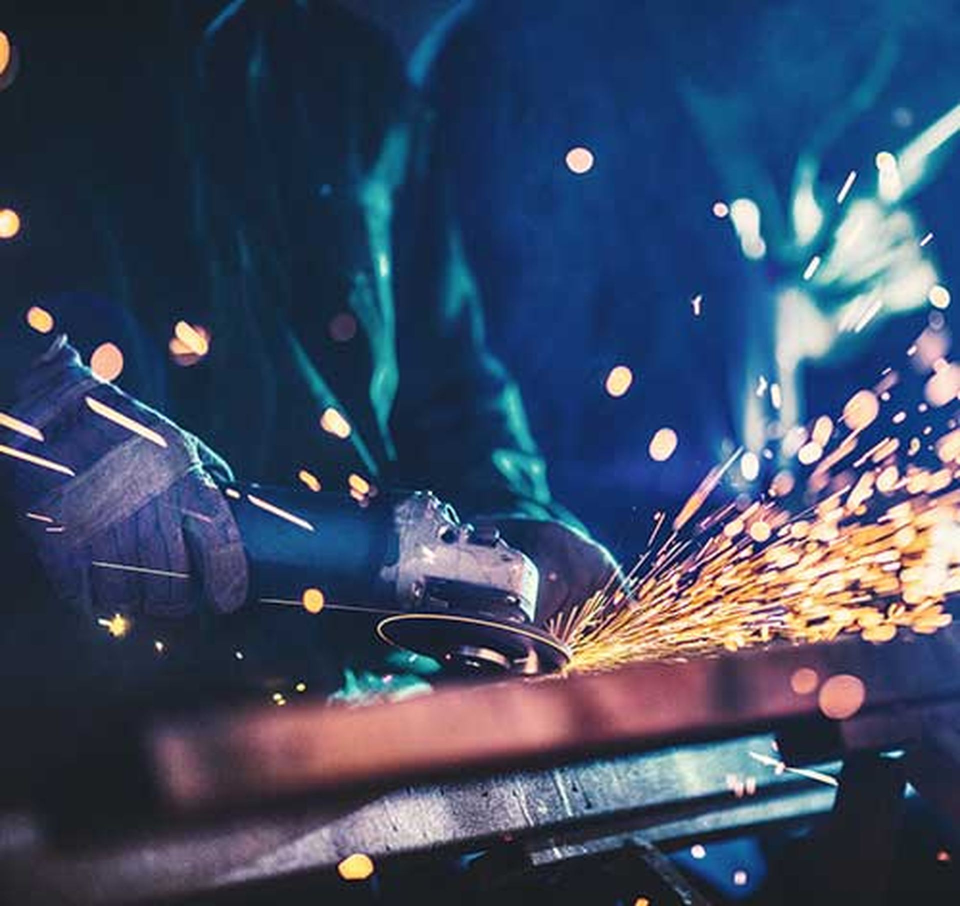
#> input picture ru/assets/images/home/hero-bg-1920.jpg, 1920 x 1812 px, found by its file name (shown at 1/2 size)
$ python patch_og_share_meta.py
#> lines starting #> are read from the running program, lines starting #| are printed output that depends on the picture
#> in make_share_image, src is the input picture: PIL image 1920x1812 RGB; mean R, G, B 61.3, 74.5, 99.8
#!/usr/bin/env python3
"""Generate full-bleed OG share JPGs and patch TR/RU HTML Open Graph / Twitter meta."""
from __future__ import annotations

import re
from pathlib import Path

from PIL import Image

ROOT = Path(__file__).resolve().parents[1]
IMAGES = ROOT / "assets" / "images"
PRODUCTS = IMAGES / "products"
SHARE = IMAGES / "og-cover.jpg"
SITE = "https://abralion.com"
DEFAULT_OG = f"{SITE}/assets/images/og-cover.jpg"
BG = (10, 10, 10)
W, H = 1200, 630

SKIP_NAMES = {"google", "yandex"}
OLD_DEFAULTS = (
    f"{SITE}/assets/images/abralion-disc.webp",
    f"{SITE}/assets/images/og-share.jpg",
    f"{SITE}/assets/images/og-share.jpg?v=2",
    f"{SITE}/assets/images/og-default.jpg",
)


def to_rgb(src: Image.Image) -> Image.Image:
    img = src.convert("RGBA") if src.mode in ("RGBA", "P") else src.convert("RGB")
    if img.mode == "RGBA":
        base = Image.new("RGB", img.size, BG)
        base.paste(img, mask=img.split()[-1])
        return base
    return img.convert("RGB")


def edge_is_uniform(img: Image.Image, edge: str, tol: int = 14) -> tuple[bool, tuple[int, int, int]]:
    px = img.load()
    w, h = img.size
    if edge == "top":
        samples = [px[x, 0] for x in range(0, w, max(1, w // 80))]
    elif edge == "bottom":
        samples = [px[x, h - 1] for x in range(0, w, max(1, w // 80))]
    elif edge == "left":
        samples = [px[0, y] for y in range(0, h, max(1, h // 80))]
    else:
        samples = [px[w - 1, y] for y in range(0, h, max(1, h // 80))]
    r0, g0, b0 = samples[0]
    for r, g, b in samples[1:]:
        if abs(r - r0) > tol or abs(g - g0) > tol or abs(b - b0) > tol:
            return False, (r0, g0, b0)
    return True, (r0, g0, b0)


def trim_uniform_borders(img: Image.Image, max_frac: float = 0.28) -> Image.Image:
    """Strip solid white/near-white or solid dark letterbox bars."""
#> called with max_frac = 0.28
    img = to_rgb(img)
    w, h = img.size
#> w = 1920; h = 1812
    max_x, max_y = int(w * max_frac), int(h * max_frac)
#> max_x = 537; max_y = 507
    left = right = top = bottom = 0
    px = img.load()

    # [17 lines left out: functions row_ok, col_ok, not called in this run]

    for edge, limit, setter in (
        ("top", max_y, "top"),
        ("bottom", max_y, "bottom"),
        ("left", max_x, "left"),
        ("right", max_x, "right"),
    ):
        ok, ref = edge_is_uniform(img, edge)
        if not ok:
            continue
        # Only trim near-white or near-black bars (true letterbox)
        lum = 0.299 * ref[0] + 0.587 * ref[1] + 0.114 * ref[2]
        if not (lum > 235 or lum < 28):
            continue
        n = 0
        if edge == "top":
            while n < limit and row_ok(n, ref):
                n += 1
            top = n
        elif edge == "bottom":
            while n < limit and row_ok(h - 1 - n, ref):
                n += 1
            bottom = n
        elif edge == "left":
            while n < limit and col_ok(n, ref):
                n += 1
            left = n
        else:
            while n < limit and col_ok(w - 1 - n, ref):
                n += 1
            right = n
#> this loop made 4 passes
#> (r0 in edge_is_uniform, g0 in edge_is_uniform, b0 in edge_is_uniform) on passes 1 to 4: (24, 31, 37), (32, 31, 36), (24, 31, 37), (16, 66, 125)

    if left + right >= w - 20 or top + bottom >= h - 20:
        return img
    if left or right or top or bottom:
        return img.crop((left, top, w - right, h - bottom))
    return img


def subject_bbox(img: Image.Image, dark_thresh: int = 28) -> tuple[int, int, int, int] | None:
    """Bounding box of non-dark pixels (for packshots on black)."""
#> called with dark_thresh = 28
    img = to_rgb(img)
    w, h = img.size
#> w = 1920; h = 1812
    # Downsample for speed
    small = img.resize((min(320, w), min(320, h)), Image.Resampling.BILINEAR)
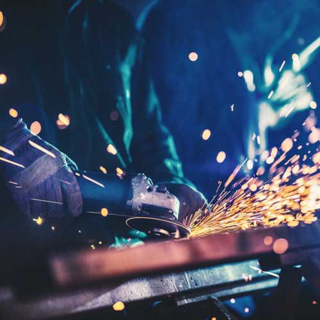
#> small: PIL image 320x320 RGB; mean R, G, B 61.3, 74.5, 99.8
    sw, sh = small.size
#> sw = 320; sh = 320
    px = small.load()
    xs: list[int] = []
    ys: list[int] = []
    for y in range(sh):
        for x in range(sw):
            r, g, b = px[x, y]
            if 0.299 * r + 0.587 * g + 0.114 * b > dark_thresh:
                xs.append(x)
                ys.append(y)
#> after the loop, xs = 101943 items; ys = 101943 items
    if len(xs) < 30:
        return None
    # Subject should not already fill most of the frame
    coverage = len(xs) / (sw * sh)
#> coverage = 0.996
    if coverage > 0.55:
        return None
    sx0, sx1 = min(xs), max(xs)
    sy0, sy1 = min(ys), max(ys)
    pad_x = max(4, int((sx1 - sx0) * 0.12))
    pad_y = max(4, int((sy1 - sy0) * 0.12))
    scale_x, scale_y = w / sw, h / sh
    x0 = max(0, int((sx0 - pad_x) * scale_x))
    y0 = max(0, int((sy0 - pad_y) * scale_y))
    x1 = min(w, int((sx1 + pad_x) * scale_x))
    y1 = min(h, int((sy1 + pad_y) * scale_y))
    if x1 - x0 < w * 0.25 or y1 - y0 < h * 0.25:
        return None
    return x0, y0, x1, y1


def fit_cover(src: Image.Image, width: int = W, height: int = H) -> Image.Image:
    """Trim letterbox, optionally zoom to subject, then cover-crop to width x height."""
    img = trim_uniform_borders(to_rgb(src))
    box = subject_bbox(img)
    if box:
        img = img.crop(box)
    scale = max(width / img.width, height / img.height)
#> scale = 0.625
    new_w = max(width, int(round(img.width * scale)))
#> new_w = 1200
    new_h = max(height, int(round(img.height * scale)))
#> new_h = 1132
    img = img.resize((new_w, new_h), Image.Resampling.LANCZOS)
    left = (img.width - width) // 2
#> left = 0
    top = (img.height - height) // 2
#> top = 251
    return img.crop((left, top, left + width, top + height))
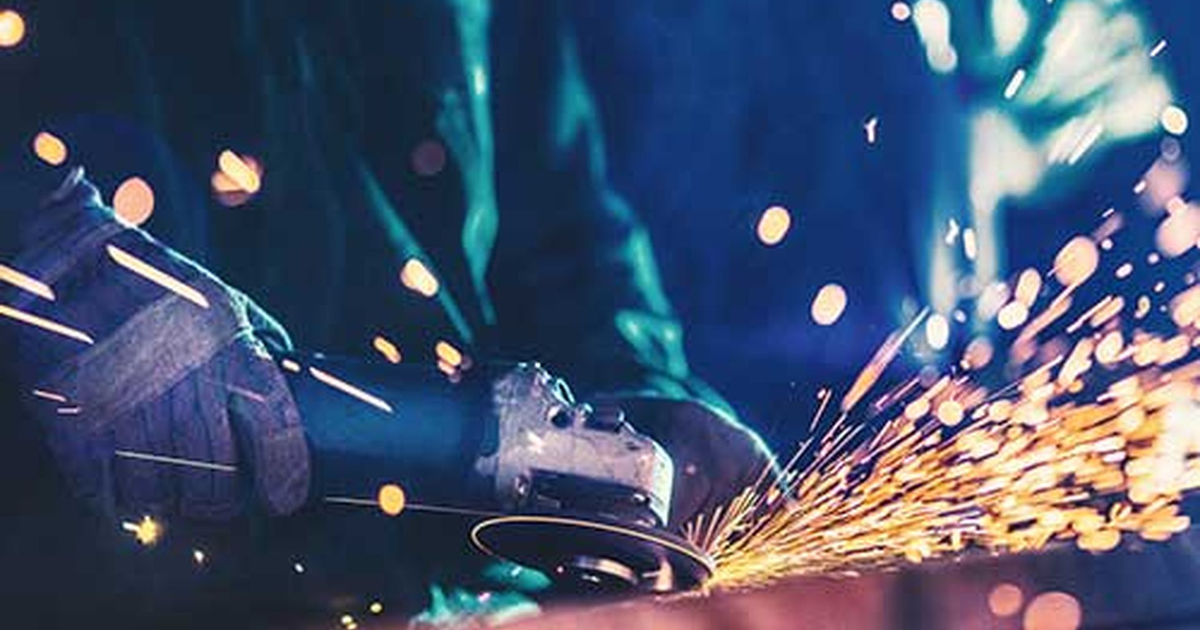
#> returned value: PIL image 1200x630 RGB; mean R, G, B 70.2, 83.5, 110.4


def make_share_image() -> None:
    hero = IMAGES / "home" / "hero-bg-1920.jpg"
    if not hero.exists():
        hero = IMAGES / "home" / "hero-bg.jpg"
    src = Image.open(hero)
    out = fit_cover(src)
    # Thin brand accent bar
    accent = Image.new("RGB", (W, 5), (226, 35, 26))
    out.paste(accent, (0, 0))
    SHARE.parent.mkdir(parents=True, exist_ok=True)
    out.save(SHARE, "JPEG", quality=90, optimize=True)
    print(f"Wrote {SHARE.relative_to(ROOT)} ({SHARE.stat().st_size} bytes) from {hero.name}")


# [83 lines left out: functions product_source, ensure_product_og_jpg, image_meta_block, not called in this run]


def extract_alt(text: str, fallback: str) -> str:
    m = re.search(r'<meta\s+property="og:image:alt"\s+content="([^"]*)"', text)
    return m.group(1) if m else fallback


# [75 lines left out: function replace_og_image_block, not called in this run]


def is_product_page(path: Path) -> bool:
    return path.parent.name == "urun"


def product_og_url(slug: str) -> str:
    return f"{SITE}/assets/images/products/{slug}/{slug}-cover.jpg"


# [99 lines left out: functions patch_html, patch_template, patch_og_meta_js, patch_generate_script, not called in this run]


def main() -> None:
    make_share_image()
    n_prod = 0
#> (the run stopped early here; a loop or call above may not have finished)
